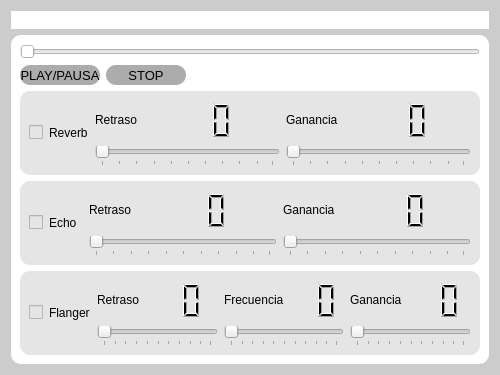
        <widget class="QFrame" name="frame_graficos">
         <property name="minimumSize">
          <size>
           <width>500</width>
           <height>100</height>
          </size>
         </property>
         <property name="styleSheet">
          <string notr="true">background-color: rgb(255, 255, 255);
background-color: rgb(204, 204, 204);
border-radius:10px;</string>
         </property>
         <property name="frameShape">
          <enum>QFrame::StyledPanel</enum>
         </property>
         <property name="frameShadow">
          <enum>QFrame::Raised</enum>
         </property>
         <layout class="QVBoxLayout" name="verticalLayout_7">
          <item>
           <widget class="QFrame" name="frame_grafs_Espectro">
            <property name="sizePolicy">
             <sizepolicy hsizetype="Preferred" vsizetype="Preferred">
              <horstretch>0</horstretch>
              <verstretch>0</verstretch>
             </sizepolicy>
            </property>
            <property name="minimumSize">
             <size>
              <width>0</width>
              <height>0</height>
             </size>
            </property>
            <property name="maximumSize">
             <size>
              <width>16777215</width>
              <height>16777215</height>
             </size>
            </property>
            <property name="styleSheet">
             <string notr="true">background-color: rgb(255, 255, 255);</string>
            </property>
            <property name="frameShape">
             <enum>QFrame::StyledPanel</enum>
            </property>
            <property name="frameShadow">
             <enum>QFrame::Raised</enum>
            </property>
            <layout class="QHBoxLayout" name="horizontalLayout_8">
             <item>
              <layout class="QVBoxLayout" name="Layout_Espectro"/>
             </item>
            </layout>
           </widget>
          </item>
          <item>
           <widget class="QFrame" name="frame_grafs">
            <property name="sizePolicy">
             <sizepolicy hsizetype="Preferred" vsizetype="Preferred">
              <horstretch>0</horstretch>
              <verstretch>0</verstretch>
             </sizepolicy>
            </property>
            <property name="minimumSize">
             <size>
              <width>0</width>
              <height>0</height>
             </size>
            </property>
            <property name="maximumSize">
             <size>
              <width>16777215</width>
              <height>16777215</height>
             </size>
            </property>
            <property name="styleSheet">
             <string notr="true">background-color: rgb(255, 255, 255);</string>
            </property>
            <property name="frameShape">
             <enum>QFrame::StyledPanel</enum>
            </property>
            <property name="frameShadow">
             <enum>QFrame::Raised</enum>
            </property>
            <layout class="QVBoxLayout" name="verticalLayout_11">
             <item>
              <layout class="QVBoxLayout" name="verticalLayout_10">
               <item>
                <layout class="QVBoxLayout" name="verticalLayout_13">
                 <item>
                  <widget class="QSlider" name="horizontalSlider_Pista">
                   <property name="styleSheet">
                    <string notr="true"/>
                   </property>
                   <property name="orientation">
                    <enum>Qt::Horizontal</enum>
                   </property>
                  </widget>
                 </item>
                </layout>
               </item>
               <item>
                <layout class="QHBoxLayout" name="horizontalLayout_11">
                 <item>
                  <widget class="QPushButton" name="pushButton_Play">
                   <property name="sizePolicy">
                    <sizepolicy hsizetype="Preferred" vsizetype="Preferred">
                     <horstretch>0</horstretch>
                     <verstretch>0</verstretch>
                    </sizepolicy>
                   </property>
                   <property name="minimumSize">
                    <size>
                     <width>80</width>
                     <height>20</height>
                    </size>
                   </property>
                   <property name="maximumSize">
                    <size>
                     <width>16777215</width>
                     <height>20</height>
                    </size>
                   </property>
                   <property name="font">
                    <font>
                     <pointsize>10</pointsize>
                    </font>
                   </property>
                   <property name="cursor">
                    <cursorShape>PointingHandCursor</cursorShape>
                   </property>
                   <property name="focusPolicy">
                    <enum>Qt::StrongFocus</enum>
                   </property>
                   <property name="layoutDirection">
                    <enum>Qt::LeftToRight</enum>
                   </property>
                   <property name="styleSheet">
                    <string notr="true">background-color: rgb(172, 172, 172);</string>
                   </property>
                   <property name="text">
                    <string>PLAY/PAUSA</string>
                   </property>
                   <property name="iconSize">
                    <size>
                     <width>20</width>
                     <height>20</height>
                    </size>
                   </property>
                  </widget>
                 </item>
                 <item>
                  <widget class="QPushButton" name="pushButton_Stop">
                   <property name="sizePolicy">
                    <sizepolicy hsizetype="Preferred" vsizetype="Preferred">
                     <horstretch>0</horstretch>
                     <verstretch>0</verstretch>
                    </sizepolicy>
                   </property>
                   <property name="minimumSize">
                    <size>
                     <width>80</width>
                     <height>20</height>
                    </size>
                   </property>
                   <property name="maximumSize">
                    <size>
                     <width>16777215</width>
                     <height>20</height>
                    </size>
                   </property>
                   <property name="font">
                    <font>
                     <pointsize>10</pointsize>
                    </font>
                   </property>
                   <property name="cursor">
                    <cursorShape>PointingHandCursor</cursorShape>
                   </property>
                   <property name="focusPolicy">
                    <enum>Qt::StrongFocus</enum>
                   </property>
                   <property name="layoutDirection">
                    <enum>Qt::LeftToRight</enum>
                   </property>
                   <property name="styleSheet">
                    <string notr="true">background-color: rgb(172, 172, 172);</string>
                   </property>
                   <property name="text">
                    <string>STOP</string>
                   </property>
                   <property name="iconSize">
                    <size>
                     <width>20</width>
                     <height>20</height>
                    </size>
                   </property>
                  </widget>
                 </item>
                 <item>
                  <spacer name="horizontalSpacer">
                   <property name="orientation">
                    <enum>Qt::Horizontal</enum>
                   </property>
                   <property name="sizeHint" stdset="0">
                    <size>
                     <width>40</width>
                     <height>20</height>
                    </size>
                   </property>
                  </spacer>
                 </item>
                </layout>
               </item>
              </layout>
             </item>
             <item>
              <widget class="QFrame" name="horizontalFrame_4">
               <property name="styleSheet">
                <string notr="true">
background-color: rgb(229, 229, 229);</string>
               </property>
               <layout class="QHBoxLayout" name="horizontalLayout_9">
                <item>
                 <widget class="QCheckBox" name="checkBox_Reverb">
                  <property name="minimumSize">
                   <size>
                    <width>54</width>
                    <height>0</height>
                   </size>
                  </property>
                  <property name="text">
                   <string>Reverb</string>
                  </property>
                 </widget>
                </item>
                <item>
                 <layout class="QGridLayout" name="gridLayout">
                  <item row="1" column="0">
                   <widget class="QSlider" name="horizontalSlider_Reverb_Retraso">
                    <property name="orientation">
                     <enum>Qt::Horizontal</enum>
                    </property>
                    <property name="tickPosition">
                     <enum>QSlider::TicksBelow</enum>
                    </property>
                   </widget>
                  </item>
                  <item row="1" column="1">
                   <widget class="QSlider" name="horizontalSlider_Reverb_Ganancia">
                    <property name="orientation">
                     <enum>Qt::Horizontal</enum>
                    </property>
                    <property name="tickPosition">
                     <enum>QSlider::TicksBelow</enum>
                    </property>
                   </widget>
                  </item>
                  <item row="0" column="0">
                   <layout class="QHBoxLayout" name="horizontalLayout_6" stretch="1,4">
                    <item>
                     <widget class="QLabel" name="label">
                      <property name="text">
                       <string>Retraso</string>
                      </property>
                     </widget>
                    </item>
                    <item>
                     <widget class="QLCDNumber" name="lcdNumber_Reverb_Retraso">
                      <property name="minimumSize">
                       <size>
                        <width>0</width>
                        <height>40</height>
                       </size>
                      </property>
                      <property name="digitCount">
                       <number>2</number>
                      </property>
                     </widget>
                    </item>
                   </layout>
                  </item>
                  <item row="0" column="1">
                   <layout class="QHBoxLayout" name="horizontalLayout_18" stretch="1,4">
                    <item>
                     <widget class="QLabel" name="label_5">
                      <property name="text">
                       <string>Ganancia</string>
                      </property>
                     </widget>
                    </item>
                    <item>
                     <widget class="QLCDNumber" name="lcdNumber_Reverb_Ganancia">
                      <property name="minimumSize">
                       <size>
                        <width>0</width>
                        <height>40</height>
                       </size>
                      </property>
                      <property name="digitCount">
                       <number>2</number>
                      </property>
                     </widget>
                    </item>
                   </layout>
                  </item>
                 </layout>
                </item>
               </layout>
              </widget>
             </item>
             <item>
              <widget class="QFrame" name="horizontalFrame_5">
               <property name="styleSheet">
                <string notr="true">background-color: rgb(229, 229, 229);</string>
               </property>
               <layout class="QHBoxLayout" name="horizontalLayout_16">
                <item>
                 <widget class="QCheckBox" name="checkBox_Echo">
                  <property name="minimumSize">
                   <size>
                    <width>54</width>
                    <height>0</height>
                   </size>
                  </property>
                  <property name="text">
                   <string>Echo</string>
                  </property>
                 </widget>
                </item>
                <item>
                 <layout class="QGridLayout" name="gridLayout_2">
                  <item row="2" column="1">
                   <widget class="QSlider" name="horizontalSlider_Echo_Ganancia">
                    <property name="orientation">
                     <enum>Qt::Horizontal</enum>
                    </property>
                    <property name="tickPosition">
                     <enum>QSlider::TicksBelow</enum>
                    </property>
                   </widget>
                  </item>
                  <item row="2" column="0">
                   <widget class="QSlider" name="horizontalSlider_Echo_Retraso">
                    <property name="orientation">
                     <enum>Qt::Horizontal</enum>
                    </property>
                    <property name="tickPosition">
                     <enum>QSlider::TicksBelow</enum>
                    </property>
                   </widget>
                  </item>
                  <item row="1" column="0">
                   <layout class="QHBoxLayout" name="horizontalLayout_7" stretch="1,4">
                    <item>
                     <widget class="QLabel" name="label_2">
                      <property name="text">
                       <string>Retraso</string>
                      </property>
                     </widget>
                    </item>
                    <item>
                     <widget class="QLCDNumber" name="lcdNumber_Echo_Retraso">
                      <property name="minimumSize">
                       <size>
                        <width>0</width>
                        <height>40</height>
                       </size>
                      </property>
                      <property name="digitCount">
                       <number>2</number>
                      </property>
                     </widget>
                    </item>
                   </layout>
                  </item>
                  <item row="1" column="1">
                   <layout class="QHBoxLayout" name="horizontalLayout_19" stretch="1,4">
                    <item>
                     <widget class="QLabel" name="label_4">
                      <property name="text">
                       <string>Ganancia</string>
                      </property>
                     </widget>
                    </item>
                    <item>
                     <widget class="QLCDNumber" name="lcdNumber_Echo_Ganancia">
                      <property name="minimumSize">
                       <size>
                        <width>0</width>
                        <height>40</height>
                       </size>
                      </property>
                      <property name="digitCount">
                       <number>2</number>
                      </property>
                     </widget>
                    </item>
                   </layout>
                  </item>
                 </layout>
                </item>
               </layout>
              </widget>
             </item>
             <item>
              <widget class="QFrame" name="horizontalFrame_6">
               <property name="styleSheet">
                <string notr="true">background-color: rgb(229, 229, 229);</string>
               </property>
               <layout class="QHBoxLayout" name="horizontalLayout_17">
                <item>
                 <widget class="QCheckBox" name="checkBox_Flanger">
                  <property name="minimumSize">
                   <size>
                    <width>54</width>
                    <height>0</height>
                   </size>
                  </property>
                  <property name="text">
                   <string>Flanger</string>
                  </property>
                 </widget>
                </item>
                <item>
                 <layout class="QGridLayout" name="gridLayout_3">
                  <item row="2" column="2">
                   <widget class="QSlider" name="horizontalSlider_Flanger_Ganancia">
                    <property name="orientation">
                     <enum>Qt::Horizontal</enum>
                    </property>
                    <property name="tickPosition">
                     <enum>QSlider::TicksBelow</enum>
                    </property>
                   </widget>
                  </item>
                  <item row="2" column="0">
                   <widget class="QSlider" name="horizontalSlider_Flanger_Retraso">
                    <property name="orientation">
                     <enum>Qt::Horizontal</enum>
                    </property>
                    <property name="tickPosition">
                     <enum>QSlider::TicksBelow</enum>
                    </property>
                   </widget>
                  </item>
                  <item row="2" column="1">
                   <widget class="QSlider" name="horizontalSlider_Flanger_Frecuencia">
                    <property name="orientation">
                     <enum>Qt::Horizontal</enum>
                    </property>
                    <property name="tickPosition">
                     <enum>QSlider::TicksBelow</enum>
                    </property>
                   </widget>
                  </item>
                  <item row="1" column="2">
                   <layout class="QHBoxLayout" name="horizontalLayout_20" stretch="1,4">
                    <item>
                     <widget class="QLabel" name="label_7">
                      <property name="text">
                       <string>Ganancia</string>
                      </property>
                     </widget>
                    </item>
                    <item>
                     <widget class="QLCDNumber" name="lcdNumber_Flanger_Ganancia">
                      <property name="minimumSize">
                       <size>
                        <width>0</width>
                        <height>40</height>
                       </size>
                      </property>
                      <property name="digitCount">
                       <number>2</number>
                      </property>
                     </widget>
                    </item>
                   </layout>
                  </item>
                  <item row="1" column="1">
                   <layout class="QHBoxLayout" name="horizontalLayout_21" stretch="1,4">
                    <item>
                     <widget class="QLabel" name="label_6">
                      <property name="text">
                       <string>Frecuencia</string>
                      </property>
                     </widget>
                    </item>
                    <item>
                     <widget class="QLCDNumber" name="lcdNumber_Flanger_Frecuencia">
                      <property name="minimumSize">
                       <size>
                        <width>0</width>
                        <height>40</height>
                       </size>
                      </property>
                      <property name="digitCount">
                       <number>2</number>
                      </property>
                     </widget>
                    </item>
                   </layout>
                  </item>
                  <item row="1" column="0">
                   <layout class="QHBoxLayout" name="horizontalLayout_22" stretch="1,4">
                    <item>
                     <widget class="QLabel" name="label_11">
                      <property name="text">
                       <string>Retraso</string>
                      </property>
                     </widget>
                    </item>
                    <item>
                     <widget class="QLCDNumber" name="lcdNumber_Flanger_Retraso">
                      <property name="minimumSize">
                       <size>
                        <width>0</width>
                        <height>40</height>
                       </size>
                      </property>
                      <property name="digitCount">
                       <number>2</number>
                      </property>
                     </widget>
                    </item>
                   </layout>
                  </item>
                 </layout>
                </item>
               </layout>
              </widget>
             </item>
            </layout>
           </widget>
          </item>
         </layout>
        </widget>
